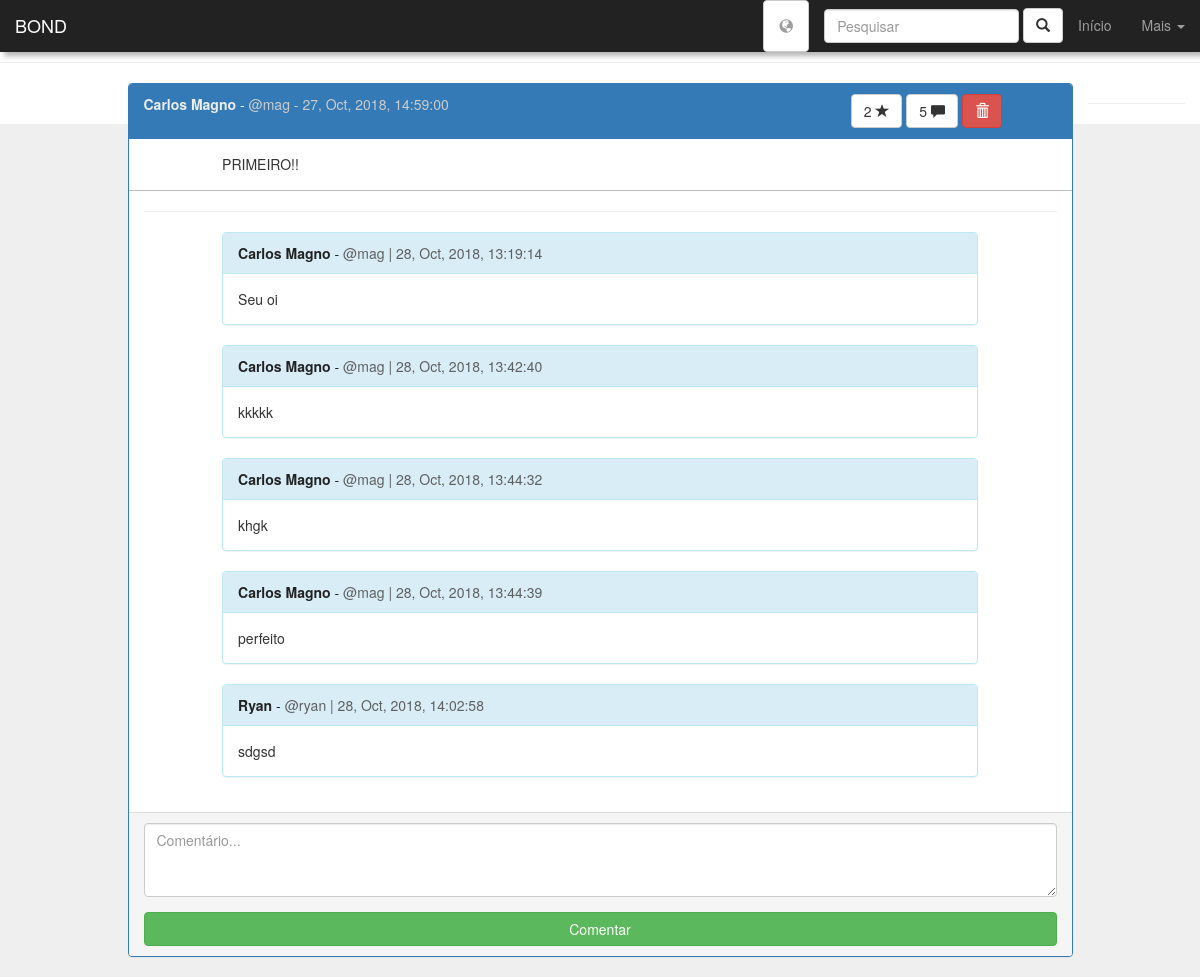
Page /see_post.php?p=18 (signed in) on the earlier database version.
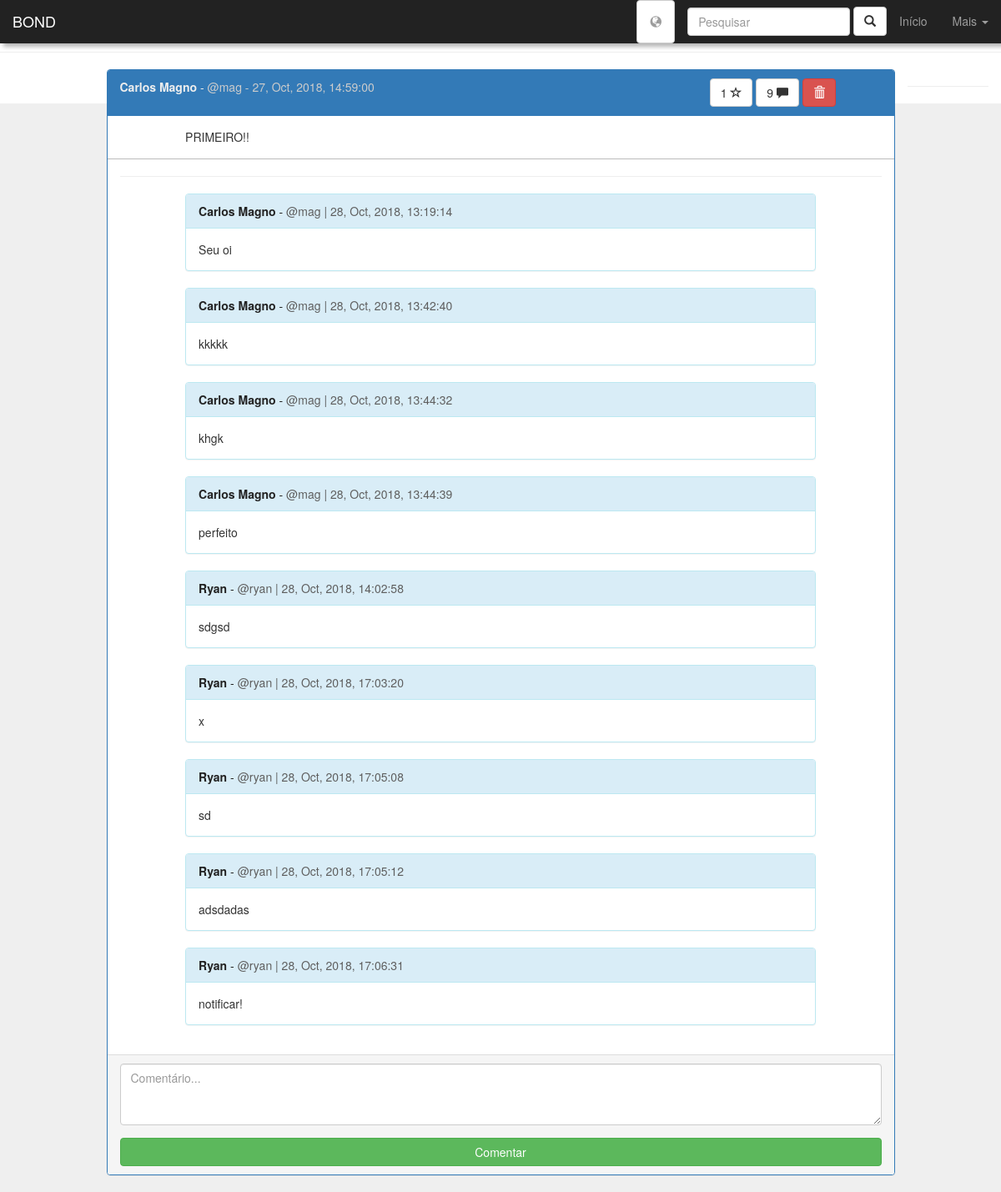
Same page on the later database version.
### tables this page shows
CREATE TABLE IF NOT EXISTS `posts` (
  `id_post` int(11) NOT NULL AUTO_INCREMENT,
  `user` int(11) NOT NULL,
  `community` int(11) NOT NULL,
  `post_text` text NOT NULL,
  `post_pic` varchar(200) DEFAULT NULL,
  `r_date` datetime DEFAULT CURRENT_TIMESTAMP,
  `likes` int(11) DEFAULT '0',
  PRIMARY KEY (`id_post`)
);

CREATE TABLE IF NOT EXISTS `comments` (
  `id_comment` int(11) NOT NULL AUTO_INCREMENT,
  `user` int(11) NOT NULL,
  `post` int(11) NOT NULL,
  `comment_text` text NOT NULL,
  `r_date` datetime DEFAULT CURRENT_TIMESTAMP,
  PRIMARY KEY (`id_comment`)
);

CREATE TABLE IF NOT EXISTS `users` (
  `id_user` int(11) NOT NULL AUTO_INCREMENT,
  `username` varchar(20) NOT NULL,
  `first_name` varchar(60) NOT NULL,
  `last_name` varchar(80) NOT NULL,
  `birthday` date NOT NULL,
  `profile_pic` varchar(200) DEFAULT 'assets/img/default-user-icon.png',
  `passwd` varchar(32) NOT NULL,
  `r_date` datetime NOT NULL DEFAULT CURRENT_TIMESTAMP,
  `gender` enum('M','F','O') DEFAULT NULL,
  `followers` int(11) DEFAULT '0',
  `following` int(11) DEFAULT '0',
  `stars` int(11) DEFAULT '0',
  PRIMARY KEY (`id_user`)
);

### see_post.php (the view, shortened to what the changed rows need)
<?php
$id_user = $_SESSION["id_user"];
$id_post = $_GET["p"];
$conn = connect();
$sql = "SELECT *, date_format(posts.r_date, '%d, %b, %Y, %T') as data_f FROM posts
JOIN users ON posts.user = users.id_user
JOIN communities ON posts.community = communities.id_community
WHERE id_post = '$id_post'";
if($query = mysqli_query($conn, $sql)){
    $post = mysqli_fetch_assoc($query);
}else{
    header("location:home.php");
}
?>
<!DOCTYPE html>
<html lang="PT-BR">
  <head>
    <link href="css/bootstrap.min.css" rel="stylesheet">
    <link rel="stylesheet" href="css/pattern.css">
  </head>
<body>
<nav class="navbar navbar-inverse navbar-fixed-top" id="navbar-menu">
  <div class="container-fluid">
    <div class="navbar-header">
      <a class="navbar-brand" href="#">BOND</a>
    </div>
  </div>
</nav>
<div class="container">
<div class="row">
    <div class="col-lg-10 col-lg-offset-1">
        <div class="panel panel-primary">
            <div class="panel-heading">
                <div class="row">
                    <div class="col-lg-8">
                        <?php
                        if($post["id_user"]==$id_user){
                            echo "<a href='profile.php'".' class="gray-text-link">
                            <strong>'.$post["first_name"].'</strong>
                            - <span class="gray-text">@'.$post["username"].' - '.$post["data_f"].'</span></a>';
                        }else{
                            echo "<a href='see_profile.php?p=".$post["id_user"]."' class='gray-text-link'>
                            <strong>".$post["first_name"].'</strong>
                            - <span class="gray-text">@'.$post["username"].' - '.$post["data_f"].'</span></a>';
                        }
                        ?>
                    </div>
                    <div class="col-lg-3 col-lg-offset-1">
                        <?php
                        $conn = connect();
                        $sql = "SELECT count(*) as comments FROM comments WHERE post = $id_post";
                        if($q = mysqli_query($conn, $sql)){
                            $comments_qnt = mysqli_fetch_assoc($q)["comments"];
                        }else{
                            $comments_qnt = '';
                        }
                        $conn = connect();
                        $sql = "SELECT * FROM likes WHERE post = ".$post["id_post"]." AND user = $id_user";
                        if(isset(mysqli_fetch_assoc(mysqli_query($conn, $sql))["post"])){
                            echo "<a href='like_post.php?p=$id_post&m=unlike&l=see_post.php?p=$id_post'
                            title='Gostei' class='btn btn-default' id='like-btn'>".$post["likes"]." <span class='glyphicon glyphicon-star'>
                            </span></a>";
                           }else{
                             echo "<a href='like_post.php?p=$id_post&m=like&l=see_post.php?p=$id_post'
                              title='Não gostei' class='btn btn-default' id='like-btn'>".$post["likes"]." <span class='glyphicon glyphicon-star-empty'>
                              </span></a>";
                           }
                           echo " <a href='see_post.php?p=$id_post#commentInput'
                            title='Comentar' class='btn btn-default' id='like-btn'>$comments_qnt <span class='glyphicon glyphicon-comment'>
                            </span></a>";
                            if($post["id_user"] == $id_user){
                                echo " <a href='del_post.php?p=$id_post&l=home.php'
                                title='Apagar' class='btn btn-danger' id='like-btn'><span class='glyphicon glyphicon-trash'>
                                </span></a>";
                               }
                        ?>
                    </div>
                </div>
            </div>
            <div class="panel-body">
                <div class="row border-bottom">
                    <div class="col-lg-10 col-lg-offset-1">
                        <p><?php echo $post["post_text"] ?></p>
                    </div>
                </div>
                <div class="row">
                    <div class="col-lg-10 col-lg-offset-1">
                        <?php
                        $conn = connect();
                        $sql = "SELECT *, date_format(comments.r_date, '%d, %b, %Y, %T') as data_f FROM comments
                        JOIN users ON user = users.id_user
                        WHERE post = $id_post";
                        if($query = mysqli_query($conn, $sql)){
                            $comments = array();
                            while($comment = mysqli_fetch_assoc($query)){
                                $comments[] = $comment;
                            }
                            usort($comments, "organizer");
                            foreach($comments as $comment){
                                echo "<div class='panel panel-info'>";
                                echo '<div class="panel-heading">';
                                if($comment["user"]==$id_user){
                                    echo "<a href='profile.php'".' class="dark-text-link">
                                    <strong>'.$comment["first_name"].'</strong>
                                    - <span class="dark-text">@'.$comment["username"].' | '.$comment["data_f"].'</span></a>';
                                   }else{
                                       echo "<a href='see_profile.php?p=".$comment["user"]."' class='dark-text-link'>
                                    <strong>".$comment["first_name"].'</strong>
                                    - <span class="dark-text">@'.$comment["username"].' | '.$comment["data_f"].'</span></a>';
                                   }
                                echo '</div>';
                                echo '<div class="panel-body">';
                                echo $comment["comment_text"];
                                echo '</div>';
                                echo '</div>';
                            }
                        }
                        ?>
                    </div>
                </div>
            </div>
        </div>
    </div>
</div>
</body>
</html>

Differences in the rows shown:
changed posts "PRIMEIRO!!": likes "2" → "1"
added comments: users.first_name "Ryan", users.username "ryan", data_f "28, Oct, 2018, 17:03:20", comment_text "x"
added comments: users.first_name "Ryan", users.username "ryan", data_f "28, Oct, 2018, 17:05:08", comment_text "sd"
added comments: users.first_name "Ryan", users.username "ryan", data_f "28, Oct, 2018, 17:05:12", comment_text "adsdadas"
added comments: users.first_name "Ryan", users.username "ryan", data_f "28, Oct, 2018, 17:06:31", comment_text "notificar!"
Other differences:
$comments_qnt: "5" → "9"
